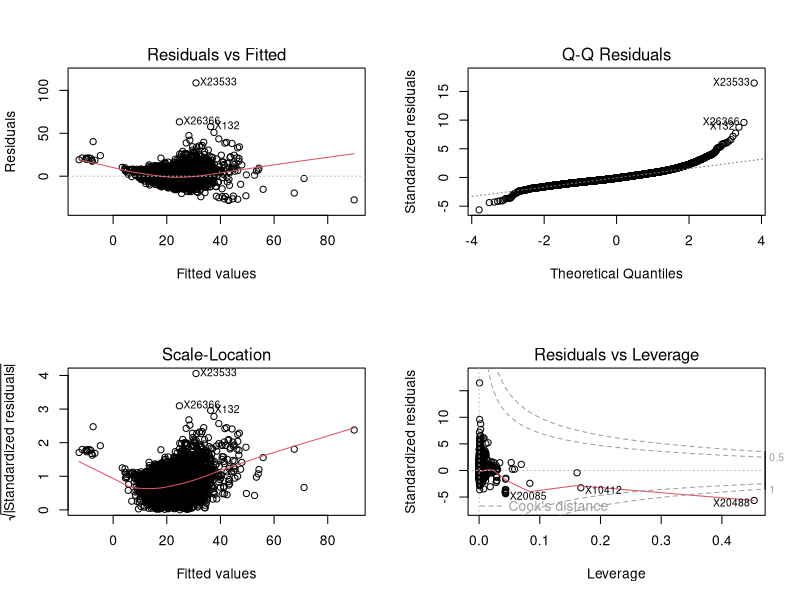
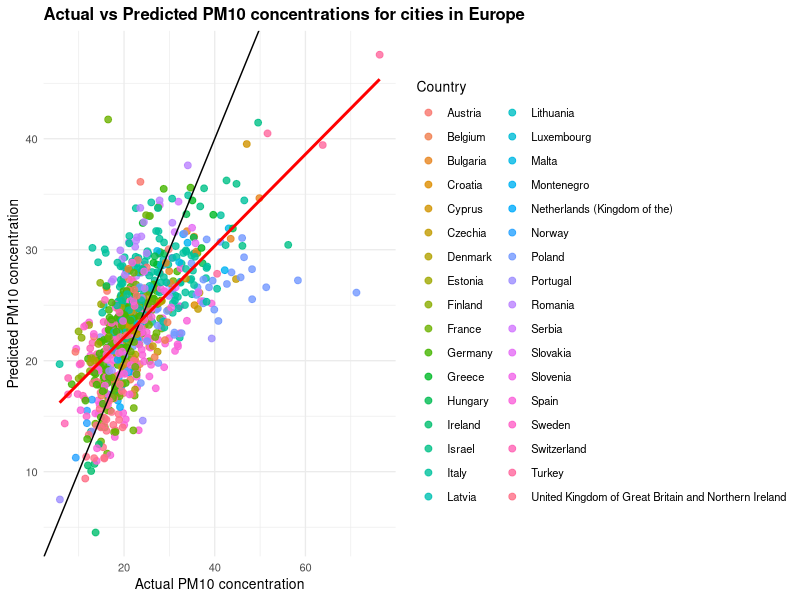

The R script that drew these images, in order:
## ---- chunk 1
library(dplyr)
data=read.csv("who_data.csv")
who_data=subset(data,select=-c(X,X.1,X.2,X.3,who_ms))
#convert numeric-like columns stored as character to numeric
num_cols= c("pm10_concentration","pm25_concentration","no2_concentration",
              "pm10_tempcov","pm25_tempcov","no2_tempcov","population")
who_data[num_cols] =lapply(who_data[num_cols], as.numeric) # set the data as numeric

who_data$type_of_stations =as.character(who_data$type_of_stations)
who_data$who_region =as.factor(who_data$who_region)

#and finally, we can see Turkey isn't defined properly in the dataset, so we add 
who_data$country_name[who_data$iso3 == "TUR"] <- "Turkey"
## ---- chunk 2
library(dplyr)
europe_data= who_data %>%
  filter(who_region=="4_Eur")%>%
  select(-iso3, -pm10_tempcov, -pm25_tempcov,-who_region,-no2_tempcov, -type_of_stations)%>%
  mutate(log_population = log(population)) # EDA showed a transform was a better predictor of results

## ---- chunk 3
clean_data_europe= europe_data %>% select(-pm25_concentration) %>%
na.omit(europe_data)
## ---- chunk 4
library(dplyr)
europe_rows=nrow(europe_data)
rows_removed=europe_rows-nrow(clean_data_europe)
prop= rows_removed/ europe_rows
prop
## ---- chunk 5
set.seed(2)
library(caret)
#for models that include missing data 
train_index <- sample(seq_len(nrow(europe_data)), size = 0.9 * nrow(europe_data)) #creating a 90-10 split
train_data <- europe_data[train_index, ]
test_data  <- europe_data[-train_index, ]

#for models that don't include missing data
train_index_clean <- createDataPartition(clean_data_europe$pm10_concentration, p = 0.9, list = FALSE) #we create a 90-10 split
train_data_clean <- clean_data_europe[train_index_clean, ]
test_data_clean <- clean_data_europe[-train_index_clean, ]

#now using cross validation:
train_cv= trainControl(method = "cv",number=10)
## ---- chunk 6
#using our formula aforementioned:
lm_formula_pm10=pm10_concentration ~ poly(year, 2)+poly(no2_concentration,3) +population+log_population+ longitude+latitude+ latitude*longitude
## ---- chunk 7
library(caret) #We use the package 'caret' that we saw in the workshop 2.3. 
#now using cv: (we use 10 folds, as we don't have too much data, but it reduces bias)
modelcv=train(lm_formula_pm10, data = train_data_clean, method = "lm" ,trControl=train_cv)

summary(modelcv$finalModel)
## ---- chunk 8
modelcv$results
## ---- chunk 9
par(mfrow = c(2, 2))
plot(modelcv$finalModel)
## ---- chunk 10
set.seed(21)
#first we try ridge regression
ridge_model <- train(lm_formula_pm10,data = train_data_clean,method = "glmnet",
  trControl = train_cv,
  tuneGrid = expand.grid(alpha = 0,lambda = seq(0.0001, 1, length = 50)))

#now LASSO:
lasso_model <- train(lm_formula_pm10,data = train_data_clean,
  method = "glmnet",trControl = train_cv,
  tuneGrid = expand.grid(alpha = 1,lambda = seq(0.0001, 1, length = 50)))

#and elastic net:
elastic_model <- train(lm_formula_pm10,data = train_data_clean,
method = "glmnet",trControl = train_cv,
  tuneGrid = expand.grid(alpha = seq(0, 1, length = 10),lambda = seq(0.0001, 1, length = 50)))

#so now comparing:
comparison <- data.frame(
  Model = c("Linear", "Ridge", "LASSO", "Elastic Net"),
  RMSE = c(min(modelcv$results$RMSE),min(ridge_model$results$RMSE),min(lasso_model$results$RMSE),min(elastic_model$results$RMSE)),
  R2 = c( max(modelcv$results$Rsquared),max(ridge_model$results$Rsquared),max(lasso_model$results$Rsquared),max(elastic_model$results$Rsquared)
  ),
  MAE = c(min(modelcv$results$MAE),
    min(ridge_model$results$MAE),
    min(lasso_model$results$MAE),
    min(elastic_model$results$MAE)))
  
comparison
## ---- chunk 11
# Predict PM10 for all observations in the dataset
test_data_clean$predicted_pm10 <- predict(elastic_model, newdata = test_data_clean)
#now our results:
results=data.frame(
  actual_pm10 = test_data_clean$pm10_concentration,
  predicted_pm10 = test_data_clean$predicted_pm10,
  country = test_data_clean$country_name)
## ---- chunk 12
library(ggplot2)
ggplot(results, aes(
  x = actual_pm10,y = predicted_pm10,color = country)) +
  geom_point(alpha = 0.8, size = 2) +
  geom_abline(intercept = 0, slope = 1, color = "black") +geom_smooth(method = "lm", se = FALSE, color = "red")+
  labs(title = "Actual vs Predicted PM10 concentrations for cities in Europe", 
    x = "Actual PM10 concentration",y = "Predicted PM10 concentration",
    color = "Country"
  ) +
  theme_minimal(base_size = 10) +
  theme(legend.position = "right",plot.title = element_text(face = "bold"))
